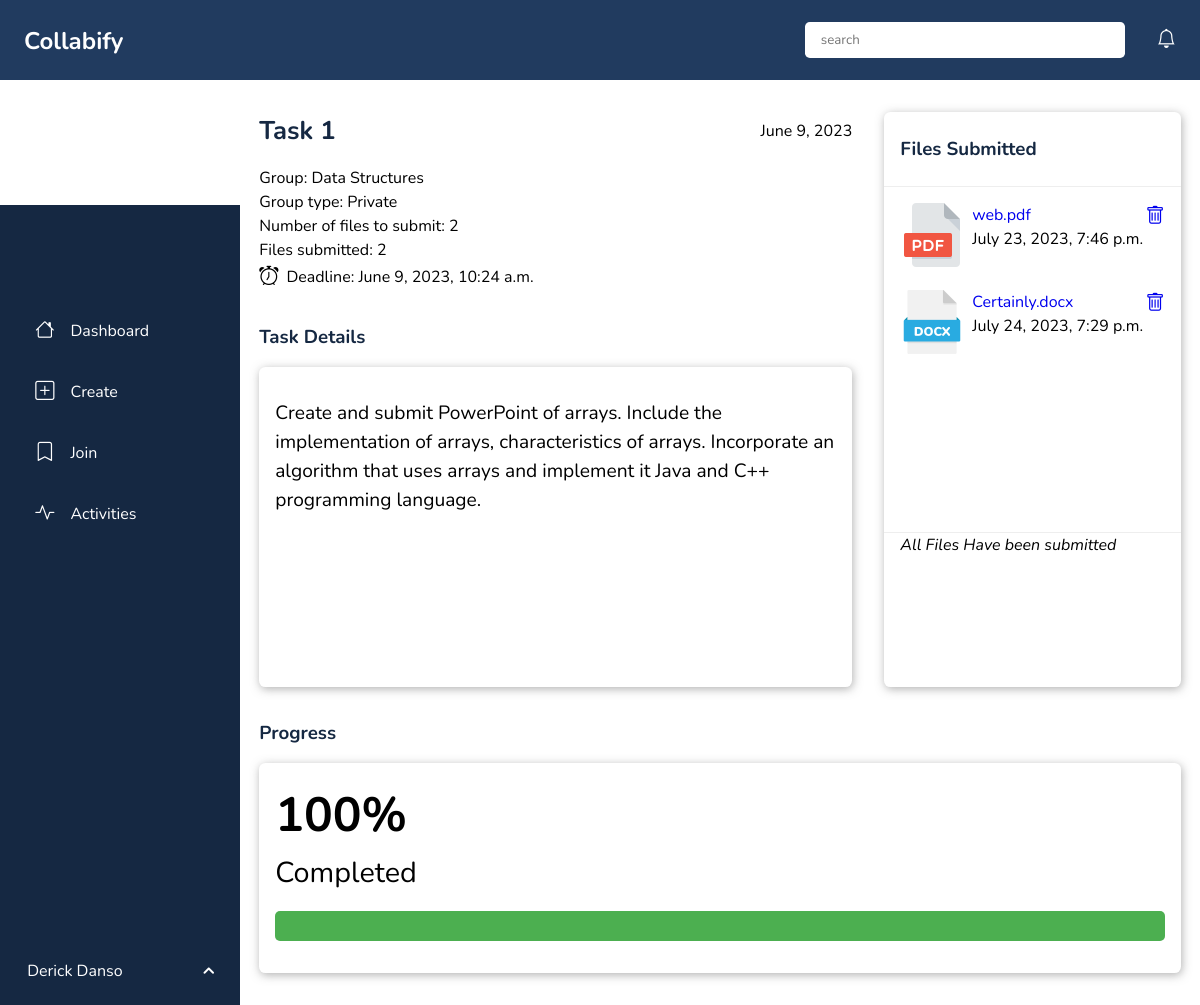
The page /get-task/3 (signed in) on the database its author committed.
### collaboration_app/models.py (models this page shows, shortened)
class CustomUser(AbstractUser):
    email = models.EmailField(unique=True)
    username = models.CharField(unique=True, max_length=20)
    avatar = models.ImageField(default='user.png')
    class Meta:
        db_table = 'user'

class Task(models.Model):
    task_name = models.CharField(max_length=30, null=False, blank=False)
    description = models.TextField(help_text="Enter the detail of the task in stepwise")
    assign_to = models.ForeignKey(CustomUser, on_delete=models.SET_NULL, null=True)
    deadline = models.DateTimeField(auto_now=False, auto_now_add=False, null=True, blank=False)
    group = models.ForeignKey(Group, on_delete=models.CASCADE,null=True)
    number_of_files = models.PositiveIntegerField(default=1)
    files_submitted = models.PositiveIntegerField(default=0)
    created_at = models.DateTimeField(auto_now_add=True)
    updated_at = models.DateTimeField(auto_now=True)
    class Meta:
        db_table = 'task'
        ordering:['-updated_at', '-created_at']

class Group(models.Model):
    PUBLIC = 'public'
    PRIVATE = 'private'
    GROUP_TYPE_CHOICE = (
        (PUBLIC, 'public'),
        (PRIVATE, 'private')
    )
    group_name = models.CharField(max_length=20, null=False,blank=False)
    group_head = models.ForeignKey('CustomUser', on_delete=models.CASCADE, related_name='leader')
    description = models.TextField(null=True, blank=True)
    group_type = models.CharField(max_length=10,choices=GROUP_TYPE_CHOICE, default=PRIVATE)
    members = models.ManyToManyField(CustomUser, related_name='members')
    created_at = models.DateTimeField(auto_now_add=True)
    updated_at = models.DateTimeField(auto_now=True)
    code = models.CharField(max_length=8, unique=True, help_text='Please enter a group code to join eg, ZATY123D')
    class Meta:
        db_table = 'group'
        ordering:['-updated_at', '-created_at']

class TaskFile(models.Model):
    task = models.ForeignKey(Task, on_delete=models.CASCADE, related_name='files')
    file_name = models.CharField(max_length=100, null=True)
    file_extension = models.CharField(max_length=5, null=True)
    task_file = models.FileField(upload_to='task_files/')
    submitted_at = models.DateTimeField(auto_now_add=True)
    class Meta:
        db_table = 'task_file'

### collaboration_app/views.py (the view, shortened to what this page needs)
# urls.py: path('get-task/<str:id>',views.get_task, name='get_task'),
@login_required(login_url='account_login')
def get_task(request, id):
    task = Task.objects.get(id=id)
    group = task.group
    task_files = task.files.all()
    group_leader = task.group.group_head
    if request.user == task.assign_to or request.user == group_leader:
        progress_percentage = task.files_submitted/ task.number_of_files * 100
        context = {
            'task':task,
            'task_files':task_files,
            'progress_percentage':int(progress_percentage),
            'group':group,
        }
        return render(request, 'collaboration_app/get_task.html',context)
    else:
        return HttpResponse('Sorry, you can not access this task!')

### collaboration_app/templates/collaboration_app/get_task.html (shortened to what this page needs)
{% extends 'dashboard_wrapper.html' %}
{% load static %}
{% load socialaccount %}
{% block head %}
<link rel="stylesheet" href="{% static 'css/get_task.css' %}">
{% endblock head %}
{% load socialaccount %}
{% block content %}
    <div class="get_task_section">
        <div class="container">
            <div class="task_wrapper">
                <div class="get_task_container">
                    <div style="display:flex; align-items:center; justify-content:space-between">
                        <h2>{{ task.task_name }}</h2>
                        <p>{{ task.created_at|date }}</p>
                    </div>
                    <div class="" style="margin-top:1rem">
                        <p>Group: {{group.group_name|capfirst}}</p>
                        <p>Group type: {{group.group_type|capfirst}}</p>
                        <p>Number of files to submit: {{task.number_of_files}}</p>
                        <p>Files submitted: {{task.files_submitted}}</p>
                        <p style="display:flex;gap:0.5rem;align-items:center"><i class="bi bi-alarm"></i>Deadline: {{task.deadline}}</p>
                    </div>
                    <div class="" style="margin-top:2rem">
                        <h3>Task Details</h3>
                        <div class="task-description">
                            <p class="p-secondary">{{ task.description }}</p>
                        </div>
                    </div>
                </div>
                <div class="files_submitted_container">
                    <div class="header">
                        <h3>Files Submitted</h3>
                    </div>
                    <div class="file_container">
                        {% if task_files %}
                            {% for file in task_files %}
                                <div class="" style="display:flex;justify-content:space-between;">
                                    <div class="task_file">
                                        {% if file.file_extension == 'pdf' %}
                                        <a href="{{ file.task_file.url }}"> <img class="file_img" src="{% static 'static_files/pdf.png' %}" alt=""></a>
                                        {% elif file.file_extension == 'doc' or file.file_extension == 'docx' %}
                                        <a href="{{ file.task_file.url }}"> <img class="file_img" src="{% static 'static_files/docx-file.png' %}" alt=""></a>
                                        {% elif file.file_extension == 'ppt' or file.file_extension == 'pptx'  %}
                                        <a href="{{ file.task_file.url }}"> <img class="file_img" src="{% static 'static_files/pptx.png' %}" alt=""></a>
                                        {% endif %}
                                        <div class="">
                                            <a   href="{{ file.task_file.url }}">{{ file.file_name|truncatewords:5 }}</a>
                                            <br>
                                            <span class='gray'>{{ file.submitted_at }}</span>
                                        </div>
                                    </div>
                                    <div class="" >
                                        <a class="gray" href="{% url 'delete_file' file.id %}?q={{file.task.id}}"><i class="bi bi-trash"></i></a>
                                    </div>
                                </div>
                            {% endfor %}
                        {% else %}
                            <i class="gray">No files submitted</i>
                        {% endif %}
                    </div>
                    <div class="file_submit">
                        {% if task.number_of_files != task.files_submitted %}
                            <form class="" action="" method="post" enctype="multipart/form-data">
                                {% csrf_token %}
                                <p class="file-label">File: </p>
                                <div class="">
                                    <button class="btn btn-primary select-btn">Select a file</button>
                                    <input class="btn btn-primary file-input " type="file" name="file" id="" required>
                                    <input class='btn btn-primary' type="submit" value="Submit file">
                                </div>
                            </form>
                        {% else %}
                            <i class="gray">All Files Have been submitted</i>
                        {% endif %}
                    </div>
                </div>
            </div>
            <div class="progress_section">
                <h3>Progress</h3>
                <div class="wrapper">
                    <div class="progress_percentage">
                        <span>{{progress_percentage}}%</span>
                        <p>Completed</p>
                    </div>
                    <div class="progress-container">
                        <div class="progress-bar" style="width:{{progress_percentage}}; height:100%;"></div>
                    </div>
                </div>
            </div>
        </div>
    </div>
{% endblock content %}

### templates/dashboard_wrapper.html (shortened to what this page needs)
<!DOCTYPE html>
{% load static %}
{% load socialaccount %}
<html lang="en">
<head>
    <link rel="stylesheet" href="https://unicons.iconscout.com/release/v4.0.8/css/line.css">
    <link rel="stylesheet" href="https://cdn.jsdelivr.net/npm/bootstrap-icons@1.10.5/font/bootstrap-icons.css">
    {% block head %}
    {% endblock head %}
    <link rel="stylesheet" href="{% static 'css/dashboard.css' %}">
</head>
<body>
    <main>
        <div class="sidebar">
            <nav class="navbar">
                <div class="">
                    <ul class="nav-items">
                        <li><a href="{% url 'dashboard' %}"><i class="bi bi-house"></i>Dashboard</a></li>
                        <li><a href="{% url 'create_group' %}"><i class="bi bi-plus-square"></i>Create</a></li>
                        <li><a href="{% url 'join_group' %}"><i class="bi bi-bookmark"></i>Join</a></li>
                        <li><a href="#activity-section"><i class="bi bi-activity"></i>Activities</a></li>
                    </ul>
                </div>
                <div class="nav-bottom">
                    <div class="profile">
                        {% get_social_accounts request.user as account %}
                        <div class="navbar-name">
                            <a class="navbar-name" href="">{{ request.user.first_name }}</a>
                        </div>
                    </div>
                    <i class="uil uil-angle-up"></i>
                </div>
            </nav>
        </div>
        <section class="topbar">
            <div class="topbar-wrapper container">
                <div class="topbar-container">
                    <h1 ><a class="dashboard-logo" href="/">Collabify</a></h1>
                    <div class="right">
                        <form action="" method="get">
                            <input type="search" name="search" id="" class="search-bar" placeholder="search">
                        </form>
                        <div class="notification-btn">
                            <i class="bi bi-bell"></i>
                        </div>
                    </div>
                </div>
            </div>
        </section>
        <section class="main">
            <div class="center">
                {% block content %}
                {% endblock content %}
            </div>
        </section>
    </main>
</body>
</html>

### static/css/get_task.css (style rules this page uses)
.get_task_section { padding-top: 2rem; }
.task-description { margin-top: 1rem; background: #fff; height: 20rem; border-radius: 0.4rem; padding: 2rem 1rem; box-shadow: 1px 2px 10px rgba(100,100,100,0.5); }
.task-description p { font-size: 1.2rem; }
.task_wrapper { display: grid; grid-template-columns: 2fr 1fr; gap: 2rem; }
.files_submitted_container { background: white; border-radius: 0.4rem; box-shadow: 1px 2px 10px rgba(100,100,100,0.5); }
.header { height: 13%; border-bottom: 1px solid #eee; display: flex; align-items: center; }
.file_container { padding: 1rem; height: 60%; overflow-y: scroll; display: flex; flex-direction: column; gap: 1rem; }
.task_file { display: flex; gap: 0.5rem; border: 0; }
.file_img { width: 4rem; }
.file_submit { height: 27%; border-top: 1px solid #eee; }
.header, .file_submit { padding:0 1rem; gap: 1rem; }
.progress_section { margin-top: 2rem; }
.wrapper { background: white; box-shadow: 1px 2px 10px rgba(100,100,100,0.5); border-radius: 0.4rem; padding: 1rem; margin-top: 1rem; }
.progress-container { width: 100%; height: 30px; background-color: #f1f1f1; border-radius: 5px; margin: 1rem 0; }
.progress_percentage { font-size: 1.8rem; display: flex; flex-direction: column; justify-content: center; }
.progress_section .wrapper span { font-size: 3rem; font-weight: bold; }
.progress-bar { height: 100%; background-color: #4CAF50; border-radius: 5px; transition: width 0.3s; }

### static/css/dashboard.css (style rules this page uses)
.sidebar { height: 100vh; position: fixed; width: 20%; background: var(--primary); padding: 1.5rem 1.2rem 1rem; bottom: 0; }
.main { margin-left: 20%; }
.navbar { display: flex; flex-direction: column; justify-content: space-between; height: 100%; }
.nav-items { margin-top: 5rem; }
.dashboard-logo { color: var(--white); font-size: 1.5rem; }
.nav-items li { margin-bottom: 1rem; height: 2.8rem; }
.nav-items li a { color: var(--white); display: flex; gap: 1rem; height: 100%; align-items: center; padding-left: 1rem; border-radius: 0.3rem; transition: 400ms ease-in-out; }
.bi { font-size: 1.2rem; }
.nav-bottom { display: flex; justify-content: space-between; align-items: center; position: relative; }
.profile { display: flex; align-items: center; gap: 0.5rem; }
.navbar-name { color: var(--white); }
.uil { color: var(--white); font-size: 1.5rem; transition: 400ms ease-in; cursor: pointer; }
.container { width: 96%; margin: 0 auto; }
.topbar { background: var(--secondary); position: sticky; top: 0; height: 5rem; display: flex; align-items: center; }
.topbar-container { display: flex; justify-content: space-between; align-items: center; }
.right { display: flex; align-items: center; gap: 2rem; }
.search-bar { width: 20rem; height: 2.3rem; border-radius: 0.3rem; padding:0 1rem; }
.notification-btn { color: var(--white); cursor: pointer; }
.center { margin-bottom: 2rem; }

### static/css/root.css (style rules this page uses)
:root { --primary:#152842; --secondary:#213b5f; --gray-light:#f3f3f3; --gray-eee:#eee; --gray-p:#8d9197; --black:#000; --gray-ddd:#dddddd; --btn-hover-primary:#1f5ee6e8; --active:#1DD75BFF; --gray-border:#acacac; --white:#fff; --border-radius:0.5rem; --font-size-p-1_2rem:1.3rem; --font-size-h-3rem:3rem; --font-size-h-1_5rem:1.5rem; --font-size-h-2rem:1.8rem; --font-size-p-1_3rem:2rem; --font-family:'Nunito', sans-serif; }

### static/css/common.css (style rules this page uses)
* { box-sizing: border-box; list-style: none; text-decoration: none; margin: 0; padding: 0; line-height: 1.5; font-family: var(--font-family); border: 0; }
h1, h2, h3, h4 { color: var(--primary) }
h1 { font-size: 1.8rem; }
h2 { font-size: 1.6rem; }

### rows shown on the page
CustomUser: user.first_name "Derick Danso"
Task: task_name "Task 1", created_at "June 9, 2023", number_of_files "2", files_submitted "2", deadline "June 9, 2023, 10:24 a.m.", description "Create and submit PowerPoint of arrays. Include the implementation of arrays, characteristics of arrays. Incorporate an algorithm that uses arrays and implement it Java and C++ programming language."
Group: group_name "Data Structures", group_type "Private"
TaskFile: file_name "web.pdf", submitted_at "July 23, 2023, 7:46 p.m."
TaskFile: file_name "Certainly.docx", submitted_at "July 24, 2023, 7:29 p.m."

### other values the page prints
{{ progress_percentage }} "100"
